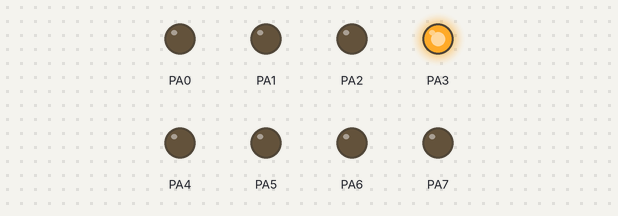
This program was run on a simulated ATmega16, built with avr-gcc and emulated at 1 MHz. Parts: output pins drawn as LEDs (lit = HIGH).

Above: at 0.5 s.
At 1.5 s:
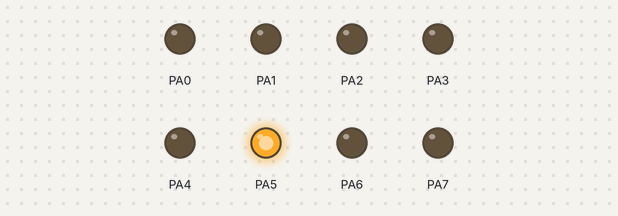
At 2.5 s:
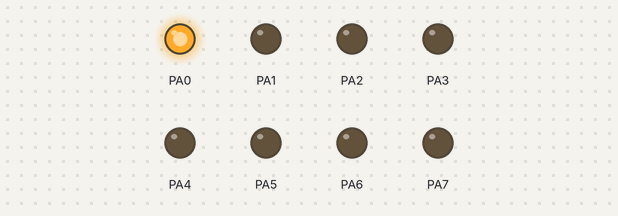
At 3.5 s:
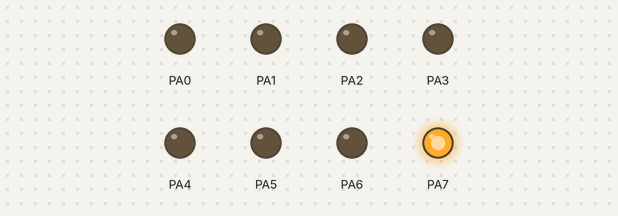
At 4.4 s:
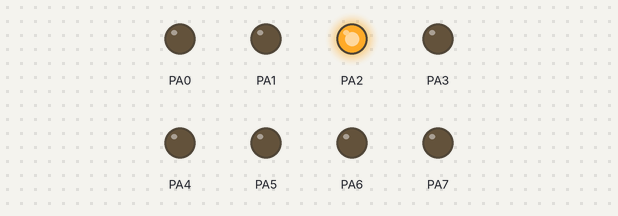
Timing chart, 0 to 6.2 s (numbered marks = the images above):
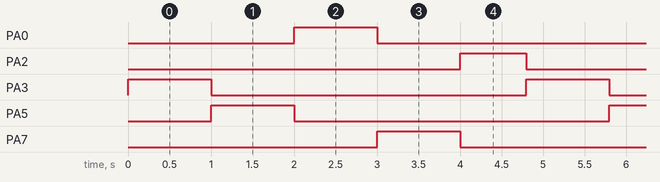

Measured:
- by itself, PA0, PA3, PA5, PA7: alternates HIGH for 1.0 s and LOW for 3.8 s
- by itself, PA2: alternates HIGH for 0.80 s and LOW for 4.0 s
- by itself, everything shown: repeats every 4.8 s, in 5 steps

The program:

main.c
```c
/*
 * UTS SISMIK no 3.c
 *
 * Created: 10/14/2021 11:01:41 AM
 * Author : KyuRinTao
 */

#include <avr/io.h>
#define F_CPU 1000000UL
#include <util/delay.h>
#define LAMPU PORTA
int main(void)
{
	DDRA = 0xFF;
	LAMPU = 0x00;
	while(1)
	{
		LAMPU = 0b00001000; // N = 3
		_delay_ms(1000);
		LAMPU = 0b00100000; // I = 5
		_delay_ms(1000);
		LAMPU = 0b00000001; // Z = 0
		_delay_ms(1000);
		LAMPU = 0b10000000; // A = 7
		_delay_ms(1000);
		LAMPU = 0b00000100; // R = 2
		_delay_ms(800);
	}
}
```
